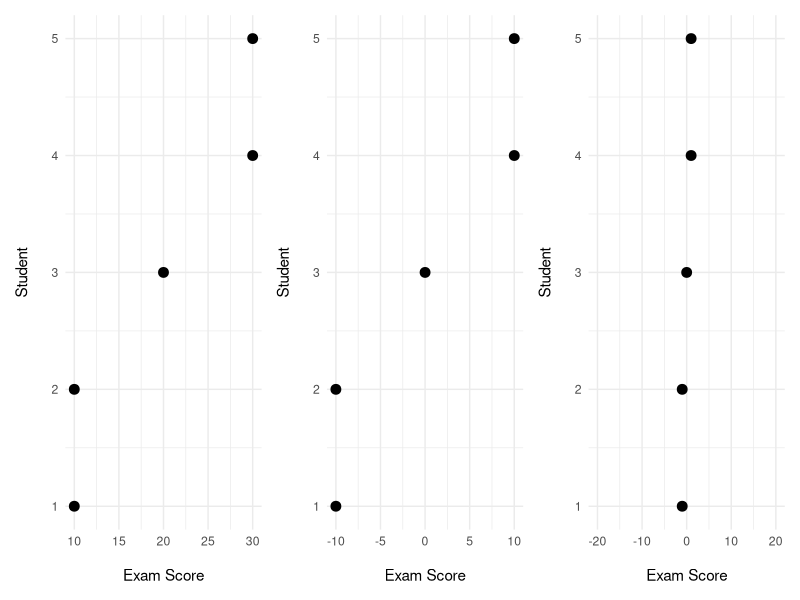

Write R code to recreate this figure.
## ---- chunk 1
library(dplyr)
tibble(
  x = c(10,10,20,30,30),
  `x-xbar` = x-mean(x),
  `(x-xbar)^2` = (x-mean(x))^2
)
## ---- chunk 2
tibble(
  x = c(10,10,20,30,30),
  `x-xbar` = x-mean(x),
  `(x-xbar)^2` = (x-mean(x))^2,
  z = (x-mean(x))/sd(x)
)
## ---- chunk 3
#| fig-align: center
library(ggplot2)
library(patchwork)

p1 <- 
  tibble(
  id = 1:5,
  score = c(10,10,20,30,30)
) |> 
  ggplot(aes(score,id)) + 
  geom_point(size = 3) + 
  theme_minimal() + 
  labs(x = "\nExam Score",
       y = "Student\n")


p2 <- 
  tibble(
    id = 1:5,
    score = c(10,10,20,30,30),
    `x-xbar` = score - mean(score)
  ) |> 
  ggplot(aes(`x-xbar`,id)) + 
  geom_point(size = 3) + 
  theme_minimal() + 
  labs(x = "\nExam Score",
       y = "Student\n")
  
  
p3 <- 
  tibble(
  id =  1:5,
  score = c(10,10,20,30,30),
  z = (score-mean(score))/sd(score)
) |> 
  ggplot(aes(z,id)) + 
  geom_point(size = 3) + 
  theme_minimal() + 
  labs(x = "\nExam Score",
       y = "Student\n") +
  scale_x_continuous(limits = c(-20,20))

p1 + p2 + p3
